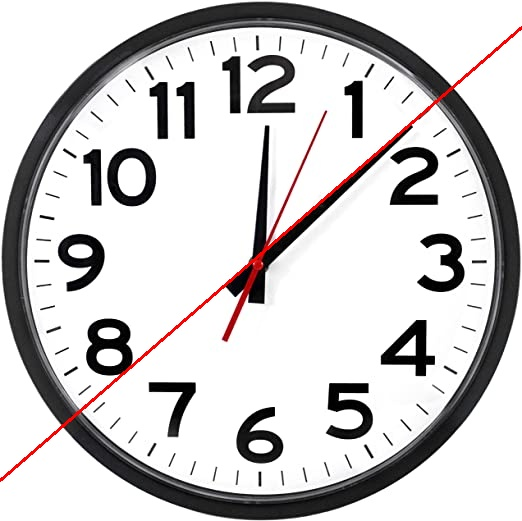
#> input picture houghlines3.jpg, 522 x 521 px, given in place of 9 (1).jpg, which was not available
$ python main.py
#> lines starting #> are read from the running program, lines starting #| are printed output that depends on the picture; after the words box and inside, x2 and y2 are one past the last pixel; in counts of white or black regions, pixels touching at a corner belong together; pictures that were not available may be replaced by others from this repository, and a replacement may not be noted
from os import path
import cv2 as cv
import numpy as np
import argparse

PICTURES_FOLD = 'Pictures'
DEBUG = True


def get_path_to_picture(picture_name):
    return path.normpath(path.join(PICTURES_FOLD, picture_name))


def read_image(picture_name):
#> called with picture_name = '9 (1).jpg'
    image = cv.imread(get_path_to_picture(picture_name))
#> image is the input picture: shape (521, 522, 3); mean B, G, R 203.5, 203.2, 205.4
    rows, cols = image.shape[:2]
#> rows = 521; cols = 522
    if rows != cols:
        diff = abs(rows - cols)
#> diff = 1
        if rows > cols:
            image = image[diff // 2:-diff // 2, 0:cols]
            rows -= diff
        else:
            image = image[0:rows, diff // 2:-diff // 2]
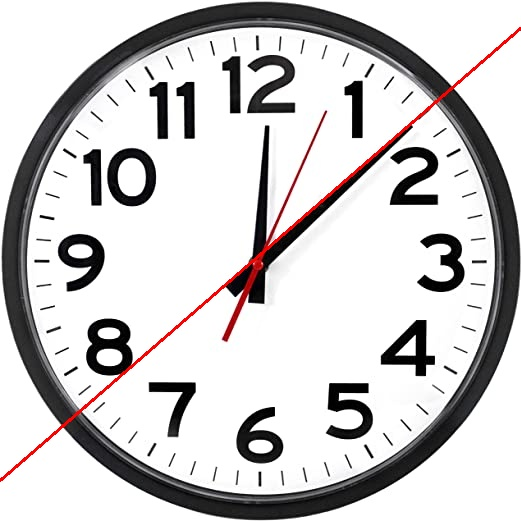
#> image: shape (521, 521, 3); mean B, G, R 203.4, 203.1, 205.3
            cols -= diff
#> cols = 521

    max_size = 720
    if rows > max_size:
        image = cv.resize(image, (max_size, max_size))
        rows = max_size
        cols = max_size
    img = cv.cvtColor(image, cv.COLOR_BGR2GRAY)
    return image, img, rows, cols


def varp_polar(img):
    value = np.sqrt(((img.shape[0] / 2.0) ** 2.0) + ((img.shape[1] / 2.0) ** 2.0))
    polar_image = cv.linearPolar(img, (img.shape[0] / 2, img.shape[1] / 2), value, cv.WARP_FILL_OUTLIERS)
    return polar_image.astype(np.uint8)


def binary_inverse(image):
    _, thresh1 = cv.threshold(image, 127, 255, cv.THRESH_BINARY)
    return thresh1


def _neighbors_are_empty(image, rows, j, i, crutch):
    if i == rows - 1:
        return True
    if 0 < j < rows - 1 and image[j - 1, i] == image[j - 1, i + 1] == image[j, i + 1] ==\
            image[j + 1, i] == image[j + 1, i + 1] != crutch:
        return True
    elif j == 0 and image[j, i + 1] == image[j + 1, i] == image[j + 1, i + 1] != crutch:
        return True
    elif image[j - 1, i] and image[j - 1, i + 1] == image[j, i + 1] != crutch:
        return True
    else:
        return False


def _print_column(picture, column, color):
    for row in picture:
        row[column] = color


def find_arrows(image, rows):
    mask = np.zeros(image.shape, image.dtype)
    crutch = image[0, 0]
    mean_height_1 = 0
    list_heights = [0] * rows
    current_len, longest_y = 0, 0
    for j, row in enumerate(image):
        for i, pixel in enumerate(row):
            if pixel != crutch and _neighbors_are_empty(image, rows, j, i, crutch):
                current_len = i
                longest_y = j
                break
        if DEBUG:
            print(f'{j}/{rows} - {current_len}')
        mean_height_1 += current_len
        list_heights[j] = current_len
        for i1, _ in enumerate(reversed(mask[j][:current_len + 1])):
            mask[j, i1] = 255

    mean_height_1 = int(mean_height_1 / rows)
    _print_column(mask, mean_height_1, 120)

    mean_height_2, upper_mean_count = 0, 0
    for i in list_heights:
        if i > mean_height_1:
            mean_height_2 += i
            upper_mean_count += 1
    mean_height_2 = int(mean_height_2 / upper_mean_count)
    _print_column(mask, mean_height_2, 170)

    flag = False
    intervals = {}
    i = 0
    area = 0
    for row_num, row_hight in enumerate(list_heights):
        if row_hight > mean_height_2:
            if not flag:
                flag = True
                i = row_num
            area += row_hight - mean_height_2
        elif flag:
            flag = False
            intervals[(i, row_num)] = area
            area = 0
    if flag:
        intervals[(i, rows)] = area

    return mask, intervals


def what_time_is_this_interval(interval, rows):
    first, second = interval[0]
    mean = (first + second) / 2
    time = (((mean / rows) * 12) + 3) % 12
    return time


def what_time_is_it(first, second):
    first_rel = first / 12
    second_rel = second / 12
    first_cuted = abs(first - int(first))
    second_cuted = abs(second - int(second))
    first_is_hour = second_rel - first_cuted
    second_is_hour = first_rel - second_cuted
    if abs(second_is_hour) < abs(first_is_hour):
        print(f'It\'s {int(second)} chours {round(first_rel * 60)} minutes')
    else:
        print(f'It\'s {int(first)} chours {round(second_rel * 60)} minutes')


if __name__ == "__main__":
    if not DEBUG:
        print('Читаю картинку...')
    color_image, image, rows, cols = read_image(picture_name='9 (1).jpg')
#> rows = 521; cols = 521

    if not DEBUG:
        print('Разворачиваю...')
    polar_image = varp_polar(image)
#> in varp_polar, `polar_image = cv.linearPolar(img, (img.shape[0] / 2, img.shape[1] / 2)..`:
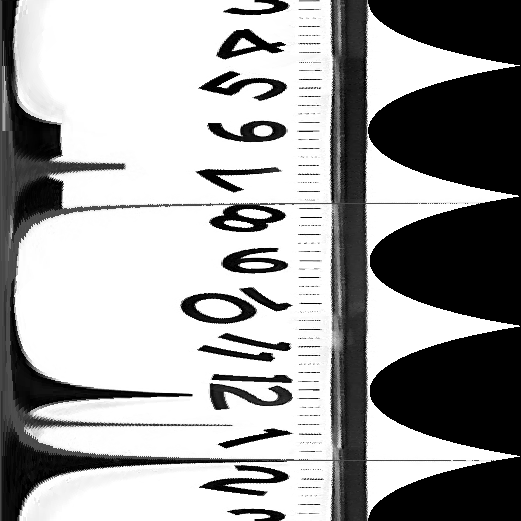
#> polar_image: shape (521, 521); min 0, max 255, mean 158.9
    if DEBUG:
        cv.imshow("Polar Image", polar_image)

    if not DEBUG:
        print('Произвожу бинаризацию...')
    wb_image = binary_inverse(polar_image)
#> in binary_inverse, `_, thresh1 = cv.threshold(image, 127, 255, cv.THRESH_BINARY)`:
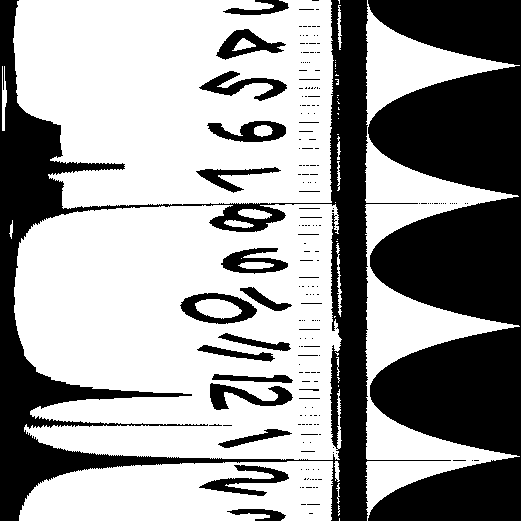
#> thresh1: shape (521, 521); 60.6% white; 200 black regions (171 under 20 px), largest, box (x1, y1, x2, y2) and area: (368, 0, 521, 521) 55791, (0, 0, 451, 521) 40060, (180, 293, 257, 324) 1086
    if DEBUG:
        cv.imshow("W/B", wb_image)

    if not DEBUG:
        print('Ищу стрелки...')
    mask, intervals = find_arrows(wb_image, rows)
#> in find_arrows, `crutch = image[0, 0]`: crutch = 0
#> in find_arrows, `list_heights = [0] * rows`: list_heights = 521 values from 0 to 0
#> the loop in find_arrows, `for j, row in enumerate(image):` made 521 passes
#> mean_height_1 on passes 1 to 3: 19, 38, 55
#| 0/521 - 19
#| 1/521 - 19
#| 2/521 - 17
#| 3/521 - 17
#| 4/521 - 17
#| 5/521 - 18
#| 6/521 - 18
#| 7/521 - 18
#> (further printed lines are left out)
#> after the loop in find_arrows, `for j, row in enumerate(image):`:
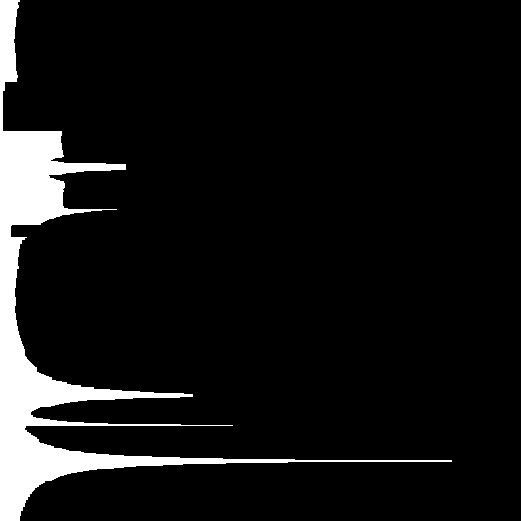
#> mask: shape (521, 521); 7.9% white; 1 white region, box (x1, y1, x2, y2) and area: (0, 0, 452, 521) 21567
#> after the loop in find_arrows, `for j, row in enumerate(image):`: list_heights = 521 values, max 451 at index 460, min 2 at index 91, mean 40.4; mean_height_1 = 21046
#> in find_arrows, `mean_height_1 = int(mean_height_1 / rows)`: mean_height_1 = 40
#> the loop in find_arrows, `for i in list_heights:` made 521 passes
#> mean_height_2 on passes 132 to 143: 61, 122, 183, 244, 305, 365, 425, 485, 545, 605, 665, 725
#> i on passes 1 to 6: 19, 19, 17, 17, 17, 18
#> after the loop in find_arrows, `for i in list_heights:`: mean_height_2 = 14965; upper_mean_count = 174
#> in find_arrows, `mean_height_2 = int(mean_height_2 / upper_mean_count)`: mean_height_2 = 86
#> in find_arrows, `_print_column(mask, mean_height_2, 170)`:
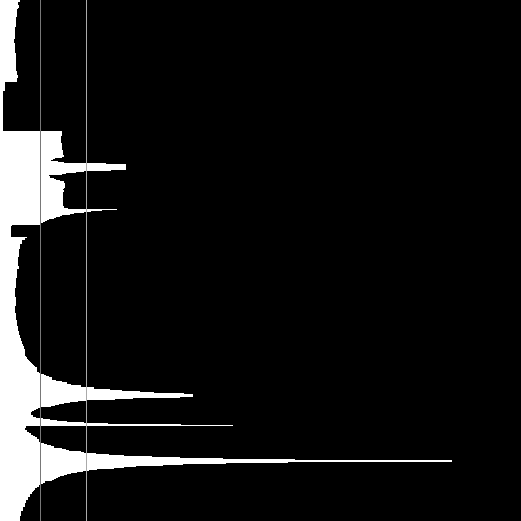
#> mask: shape (521, 521); min 0, max 255, mean 20.6
#> the loop in find_arrows, `for row_num, row_hight in enumerate(list_heights):` made 521 passes
#> (flag, area) on passes 210, 424: (True, 30), (True, 21)
#> area on passes 165 to 170: 58, 97, 136, 175, 214, 253
#> after the loop in find_arrows, `for row_num, row_hight in enumerate(list_heights):`: area = 0; flag = False; i = 453; intervals = {(163, 171): 277, (209, 212): 49, (387, 400): 774, (423, 426): 261, (453, 471): 1937}

    cv.imshow("Image", color_image)

    if DEBUG:
        cv.imshow("Arrows", mask)

    if DEBUG:
        print(intervals)
    intervals_list = list(intervals.items())
#> intervals_list = [((163, 171), 277), ((209, 212), 49), ((387, 400), 774), ((423, 426), 261), ((453, 471), 1937)]
    intervals_list.sort(key=lambda i: -i[1])
    if len(intervals_list) >= 2:
        intervals_list_cut = intervals_list[:2]
#> intervals_list_cut = [((453, 471), 1937), ((387, 400), 774)]
    else:
        intervals_list_cut = intervals_list
    if DEBUG:
        print(intervals_list_cut)
    time = []
    for interval in intervals_list_cut:
        time.append(what_time_is_this_interval(interval, rows))
#> this loop made 2 passes
#> (interval, first in what_time_is_this_interval, second in what_time_is_this_interval, mean in what_time_is_this_interval, time in what_time_is_this_interval) on passes 1 to 2: (((453, 471), 1937), 453, 471, 462, 1.64), (((387, 400), 774), 387, 400, 393.5, 0.0633)
#> after the loop, time = [1.64, 0.0633]
    if DEBUG:
        print(time)

    what_time_is_it(time[0], time[1])

    cv.waitKey(0)
    cv.destroyAllWindows()
